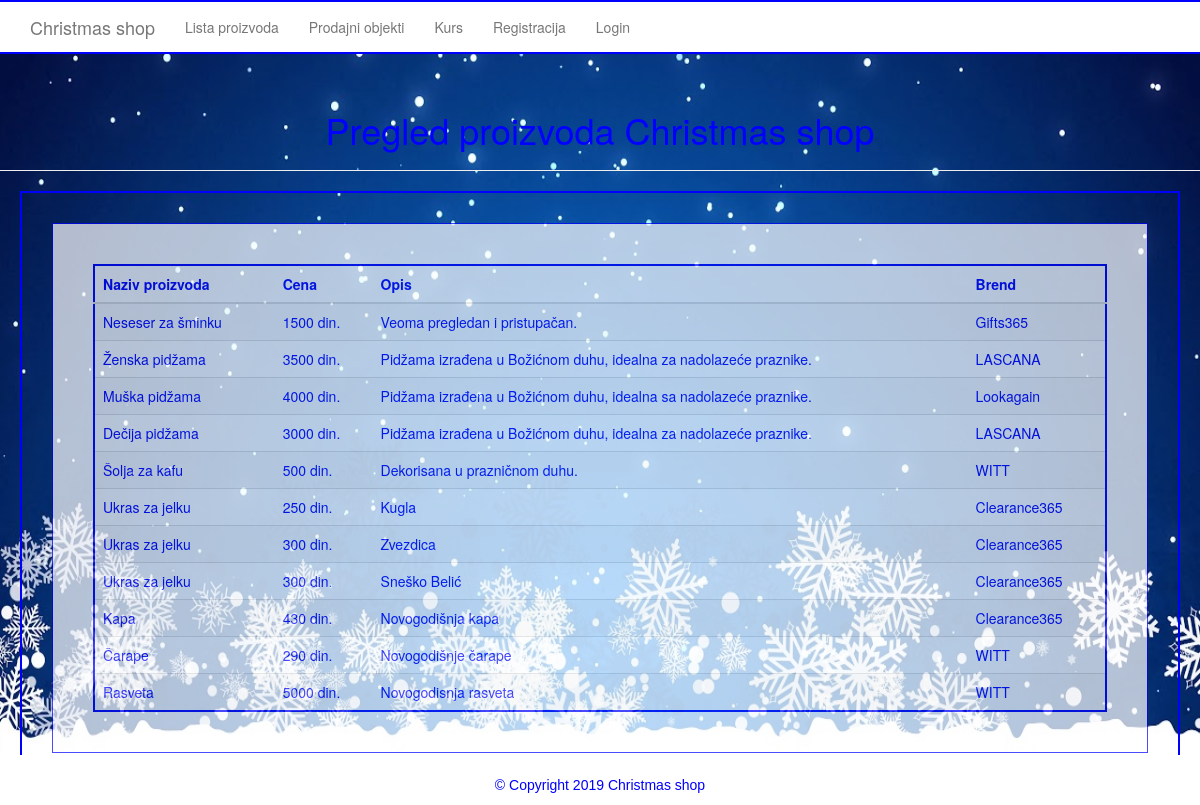
Page /proizvodi.php on the committed database.
### tables this page shows
CREATE TABLE `proizvod` (
  `proizvodID` int(11) NOT NULL,
  `nazivProizvoda` varchar(255) NOT NULL,
  `opisProizvoda` varchar(255) NOT NULL,
  `cena` double NOT NULL,
  `brendID` int(11) NOT NULL
);

CREATE TABLE `brend` (
  `brendID` int(11) NOT NULL,
  `nazivBrenda` varchar(255) NOT NULL
);

### dbbroker.php (called while the page is built, shortened)
<?php
class DBBroker{
    protected $_mysqli;
    protected $_query;
    public function __construct($host, $username, $password, $db, $port = NULL)
    {
        if($port == NULL)
            $port = ini_get('mysqli.default_port');
        $this->_mysqli = new mysqli($host, $username, $password, $db, $port)
            or die('There was a problem connecting to the database');
        $this->_mysqli->set_charset('utf8');
    }
    protected function reset()
    {
        $this->_query = null;
    }
    public function rawQuery($query, $bindParams = null)
    {
        $this->_query = filter_var($query, FILTER_SANITIZE_STRING);
        $stmt = $this->_prepareQuery();
        $stmt->execute();
        return $this->_dynamicBindResults($stmt);
    }
    protected function _dynamicBindResults(mysqli_stmt $stmt)
    {
        $parameters = array();
        $results = array();
        $meta = $stmt->result_metadata();
        $row = array();
        while ($field = $meta->fetch_field()) {
            $row[$field->name] = null;
            $parameters[] = & $row[$field->name];
        }
        call_user_func_array(array($stmt, 'bind_result'), $parameters);
        while ($stmt->fetch()) {
            $x = array();
            foreach ($row as $key => $val) {
                $x[$key] = $val;
            }
            array_push($results, $x);
        }
        return $results;
    }
    protected function _prepareQuery()
    {
        if (!$stmt = $this->_mysqli->prepare($this->_query)) {
            trigger_error("Problem preparing query ($this->_query) " . $this->_mysqli->error, E_USER_ERROR);
        }
        return $stmt;
    }
}

### konekcija.php (called while the page is built, shortened)
<?php
require('dbbroker.php');
$db = new DBBroker('localhost','root','','christmasshop');
?>

### proizvodi.php (the view, shortened to what this page needs)
<?php include 'konekcija.php';
include 'header.php';
include 'navigacija.php';
 ?>
 <body style="background-image:url(images/druga.jpg); background-repeat: no-repeat;
  background-size: 100% 100%;">
<br></br>
   <div><h1 style="text-align: center;">Pregled proizvoda Christmas shop</h1></div>
 	<hr>
  <div class="background" style=" border: 2px solid blue; margin: 20px 20px;">
  <div class="transbox" style="margin: 30px;
  background-color: white;
  border: 1px solid blue;
  opacity: 0.7;
  filter: alpha(opacity=60);">
<div style="margin: 40px 40px;">
<table class="table table-striped" style=" margin-top: 3%; border: 2px solid blue; ">
  <thead>
    <tr>
      <th scope="col">Naziv proizvoda</th>
      <th scope="col">Cena</th>
      <th scope="col">Opis</th>
      <th scope="col">Brend</th>
    </tr>
  </thead>
  <tbody >
      <?php $proizvod = $db->rawQuery("select * from proizvod p join brend b on p.brendID=b.brendID");
                  foreach($proizvod as $p){
               ?>
    <tr>
      <td><?php echo $p['nazivProizvoda']; ?> </td>
       <td><?php echo $p['cena']; ?> din. </td>
      <td><?php echo $p['opisProizvoda']; ?> </td>
      <td><?php echo $p['nazivBrenda']; ?> </td>
    </tr>
     <?php  } ?>
  </tbody>
</table>
 </body>
  <?php include 'footer.php'; ?>
</body>
</html>

### header.php (shortened to what this page needs)
 <!DOCTYPE html>
<html lang="en">
<head>
  <link href="bootstrap/css/bootstrap.min.css" rel="stylesheet">
  <link href="css/style.css" rel="stylesheet">
</head>

### navigacija.php
<nav class="navbar navbar-default navbar-fixed-top" style="background-color: #ffffff;border-bottom: 2px solid blue;border-top: 2px solid blue;font-color:blue;">
    <div class="container">
       <a href="index.php" class="navbar-brand">Christmas shop</a>
        <ul class="nav navbar-nav">
        <li><a href="proizvodi.php">Lista proizvoda</a></li>
        <li><a href="prodajniObjekti.php">Prodajni objekti</a></li>
        <li><a href="valuta.php">Kurs</a></li>
        <?php if($_SESSION['user'] != ''){ ?>
        <li><a href="dodajStanje.php">Dodaj na stanje</a></li>
         <li><a href="grafik.php">Sve o proizvodima </a></li>
        <?php if($_SESSION['user']['uloga'] == 1){ ?>
          <li><a href="trenutnoStanje.php">Trenutno stanje</a></li>
        <li><a href="dodajProizvod.php">Dodaj proizvod</a></li>
         <li><a href="dodajBrend.php">Dodaj brend</a></li>
      <?php } ?>
      <li><a href="logout.php">Logout</a></li>
    <?php }else{ ?>
      <li><a href="register.php">Registracija</a></li>
      <li><a href="login.php">Login</a></li>
    <?php } ?>
      </ul>
    </div>
  </nav>

### footer.php
<footer class="text-center" id="footer"><br>&copy; Copyright 2019 Christmas shop</footer>

### css/style.css (style rules this page uses)
body { padding-top: 50px; color:blue; }
#footer { height: 50px; font: 15px; color: solid black; font-family: Arial, Helvetica, sans-serif; background:#ffffff; border-top: 2px blue; position: fixed; left: 0; bottom:0; width: 100%; text-align: center; }

### rows in the picture
proizvod: nazivProizvoda "Neseser za šminku", cena "1500", opisProizvoda "Veoma pregledan i pristupačan.", brendID.nazivBrenda "Gifts365"
proizvod: nazivProizvoda "Ženska pidžama", cena "3500", opisProizvoda "Pidžama izrađena u Božićnom duhu, idealna za nadolazeće praznike.", brendID.nazivBrenda "LASCANA"
proizvod: nazivProizvoda "Muška pidžama", cena "4000", opisProizvoda "Pidžama izrađena u Božićnom duhu, idealna sa nadolazeće praznike.", brendID.nazivBrenda "Lookagain"
proizvod: nazivProizvoda "Dečija pidžama", cena "3000", opisProizvoda "Pidžama izrađena u Božićnom duhu, idealna za nadolazeće praznike.", brendID.nazivBrenda "LASCANA"
proizvod: nazivProizvoda "Šolja za kafu", cena "500", opisProizvoda "Dekorisana u prazničnom duhu.", brendID.nazivBrenda "WITT"
proizvod: nazivProizvoda "Ukras za jelku", cena "250", opisProizvoda "Kugla", brendID.nazivBrenda "Clearance365"
proizvod: nazivProizvoda "Ukras za jelku", cena "300", opisProizvoda "Zvezdica", brendID.nazivBrenda "Clearance365"
proizvod: nazivProizvoda "Ukras za jelku", cena "300", opisProizvoda "Sneško Belić", brendID.nazivBrenda "Clearance365"
proizvod: nazivProizvoda "Kapa", cena "430", opisProizvoda "Novogodišnja kapa", brendID.nazivBrenda "Clearance365"
proizvod: nazivProizvoda "Čarape", cena "290", opisProizvoda "Novogodišnje čarape", brendID.nazivBrenda "WITT"
proizvod: nazivProizvoda "Rasveta", cena "5000", opisProizvoda "Novogodisnja rasveta", brendID.nazivBrenda "WITT"
